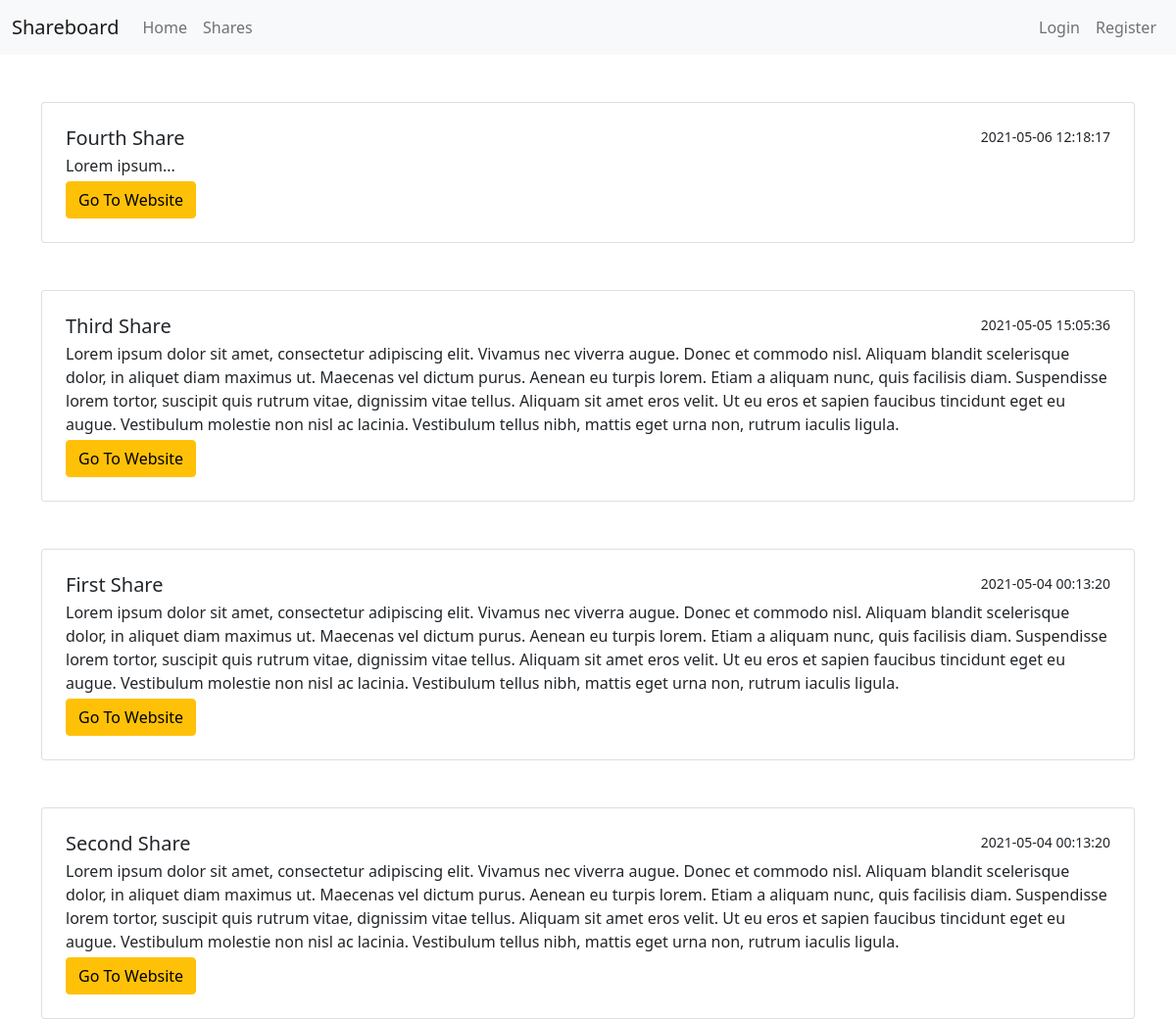
Screenshot of /shares with the database file from the repository.
### tables this page shows
CREATE TABLE `shares` (
  `id` int(11) NOT NULL,
  `user_id` int(11) NOT NULL,
  `title` varchar(255) NOT NULL,
  `body` text NOT NULL,
  `link` varchar(255) NOT NULL,
  `create_date` datetime NOT NULL DEFAULT current_timestamp()
);

### classes/Bootstrap.php (called while the page is built)
<?php
class Bootstrap{
    protected $request;
    protected $controller;
    protected $action;
    public function __construct($request)
    {
        $this->request = $request;
        if($this->request['controller']==''){
            $this->controller = 'home';
        } else {
            $this->controller = $this->request['controller'];
        }
        if($this->request['action'] == '') {
            $this->action = 'index';
        } else {
            $this->action = $this->request['action'];
        }
    }
    public function createController()
    {
        if (class_exists($this->controller)) {
            $parents = class_parents($this->controller);
            if(in_array('Controller', $parents)){
                if(method_exists($this->controller, $this->action)) {
                    return new $this->controller($this->action, $this->request);
                } else {
                    echo '<h1>Method does not exist.</h1>';
                    return;
                }
            } else {
                echo '<h1>Base controller class does not exist.</h1>';
                return;
            }
        } else {
            echo '<h1>Controller class does not exist.</h1>';
            return;
        }
    }
}
?>

### controllers/Shares.php (called while the page is built, shortened)
<?php
class Shares extends Controller{
    public function index()
    {
        $viewmodel = new ShareModel();
        $this->returnView($viewmodel->index(), true);
    }
}
?>

### classes/Model.php (called while the page is built, shortened)
<?php
abstract class Model {
    protected $dbh;
    protected $stmt;
    public function __construct()
    {
        try {
            $this->dbh = new PDO("mysql:host=" . DB_HOST . ";dbname=" . DB_NAME . ";", DB_USER, DB_PASS);
        } catch (PDOException $e) {
            throw $e->getMessage();
        }
    }
    public function query($query)
    {
        $this->stmt = $this->dbh->prepare($query);
    }
    public function execute()
    {
        $this->stmt->execute();
    }
    public function recordset()
    {
        $this->execute();
        return $this->stmt->fetchAll(PDO::FETCH_ASSOC);
    }
}
?>

### models/Share.php (called while the page is built, shortened)
<?php
class ShareModel extends Model {
    public function index()
    {
        $this->query("SELECT * FROM shares ORDER BY create_date DESC");
        $rows = $this->recordset();
        return $rows;
    }
}
?>

### views/Shares/index.php (the view, shortened to what this page needs)
<div>
    <?php foreach($viewmodel as $item): ?>
    <div class="list-group">
        <div class="list-group-item list-group-item-action p-4 mt-5" aria-current="true">
            <div class="d-flex w-100 justify-content-between">
                <h5 class="mb-1"><?php echo $item['title'] ?></h5>
                <small><?php echo $item['create_date'] ?></small>
            </div>
            <p class="mb-1"><?php echo $item['body'] ?></p>
            <small><a class="btn btn-warning" href="<?php echo $item['link'] ?>">Go To Website</a></small>
        </div>
    </div>
    <?php endforeach; ?>
</div>

### index.php (shortened to what this page needs)
<?php
require_once('classes/Bootstrap.php');
require_once('classes/Controller.php');
require_once('classes/Model.php');
require_once('controllers/Shares.php');
require_once('models/Share.php');
$bootstrap = new Bootstrap($_GET);
$controller = $bootstrap->createController();
if($controller){
    $controller->executeAction();
}
?>

### classes/Controller.php (shortened to what this page needs)
<?php
abstract class Controller {
    protected $action;
    public function __construct($action, $request)
    {
        $this->action = $action;
    }
    public function executeAction()
    {
        return $this->{$this->action}();
    }
    public function returnView($viewmodel, $fullview)
    {
        $view = "views/" . get_class($this) . "/$this->action.php";
        if  ($fullview){
            require_once('views/main.php');
        } else {
            require_once($view);
        }
    }
}
?>

### views/main.php (shortened to what this page needs)
<!DOCTYPE html>
<html lang="en">
<head>
    <link rel="stylesheet" href="/mvc/assets/css/bootstrap.css">
    <link rel="stylesheet" href="/mvc/assets/css/style.css">
</head>
<body>
    <nav class="navbar navbar-expand-lg navbar-light bg-light">
    <div class="container-fluid">
        <a class="navbar-brand" href="<?php echo ROOT_PATH; ?>">Shareboard</a>
        <div class="collapse navbar-collapse" id="navbarNav">
        <ul class="navbar-nav">
            <li class="nav-item">
                <a class="nav-link" href="<?php echo ROOT_PATH; ?>">Home</a>
            </li>
            <li class="nav-item">
                <a class="nav-link" href="<?php echo ROOT_PATH; ?>shares">Shares</a>
            </li>
        </ul>
        <ul class="navbar-nav ms-auto">
            <?php if(!isset($_SESSION['is_logged_in'])) : ?>
            <li>
                <a class="nav-link" href="<?php echo ROOT_PATH; ?>users/login">Login</a>
            </li>
            <li>
                <a class="nav-link" href="<?php echo ROOT_PATH; ?>users/register">Register</a>
            </li>
            <?php endif; ?>
        </ul>
        </div>
    </div>
    </nav>
    <div class="container">
        <div class="row">
            <?php require_once($view); ?>
        </div>
    </div>
</body>
</html>

### rows the page displays
shares: title "Fourth Share", create_date "2021-05-06 12:18:17", body "Lorem ipsum..."
shares: title "Third Share", create_date "2021-05-05 15:05:36", body "Lorem ipsum dolor sit amet, consectetur adipiscing elit. Vivamus nec viverra augue. Donec et commodo nisl. Aliquam blandit scelerisque dolor, in aliquet diam maximus ut. Maecenas vel dictum purus. Aenean eu turpis lorem. Etiam a aliquam nunc, quis facilisis diam. Suspendisse lorem tortor, suscipit quis rutrum vitae, dignissim vitae tellus. Aliquam sit amet eros velit. Ut eu eros et sapien faucibus tincidunt eget eu augue. Vestibulum molestie non nisl ac lacinia. Vestibulum tellus nibh, mattis eget urna non, rutrum iaculis ligula."
shares: title "First Share", create_date "2021-05-04 00:13:20", body "Lorem ipsum dolor sit amet, consectetur adipiscing elit. Vivamus nec viverra augue. Donec et commodo nisl. Aliquam blandit scelerisque dolor, in aliquet diam maximus ut. Maecenas vel dictum purus. Aenean eu turpis lorem. Etiam a aliquam nunc, quis facilisis diam. Suspendisse lorem tortor, suscipit quis rutrum vitae, dignissim vitae tellus. Aliquam sit amet eros velit. Ut eu eros et sapien faucibus tincidunt eget eu augue. Vestibulum molestie non nisl ac lacinia. Vestibulum tellus nibh, mattis eget urna non, rutrum iaculis ligula."
shares: title "Second Share", create_date "2021-05-04 00:13:20", body "Lorem ipsum dolor sit amet, consectetur adipiscing elit. Vivamus nec viverra augue. Donec et commodo nisl. Aliquam blandit scelerisque dolor, in aliquet diam maximus ut. Maecenas vel dictum purus. Aenean eu turpis lorem. Etiam a aliquam nunc, quis facilisis diam. Suspendisse lorem tortor, suscipit quis rutrum vitae, dignissim vitae tellus. Aliquam sit amet eros velit. Ut eu eros et sapien faucibus tincidunt eget eu augue. Vestibulum molestie non nisl ac lacinia. Vestibulum tellus nibh, mattis eget urna non, rutrum iaculis ligula."
